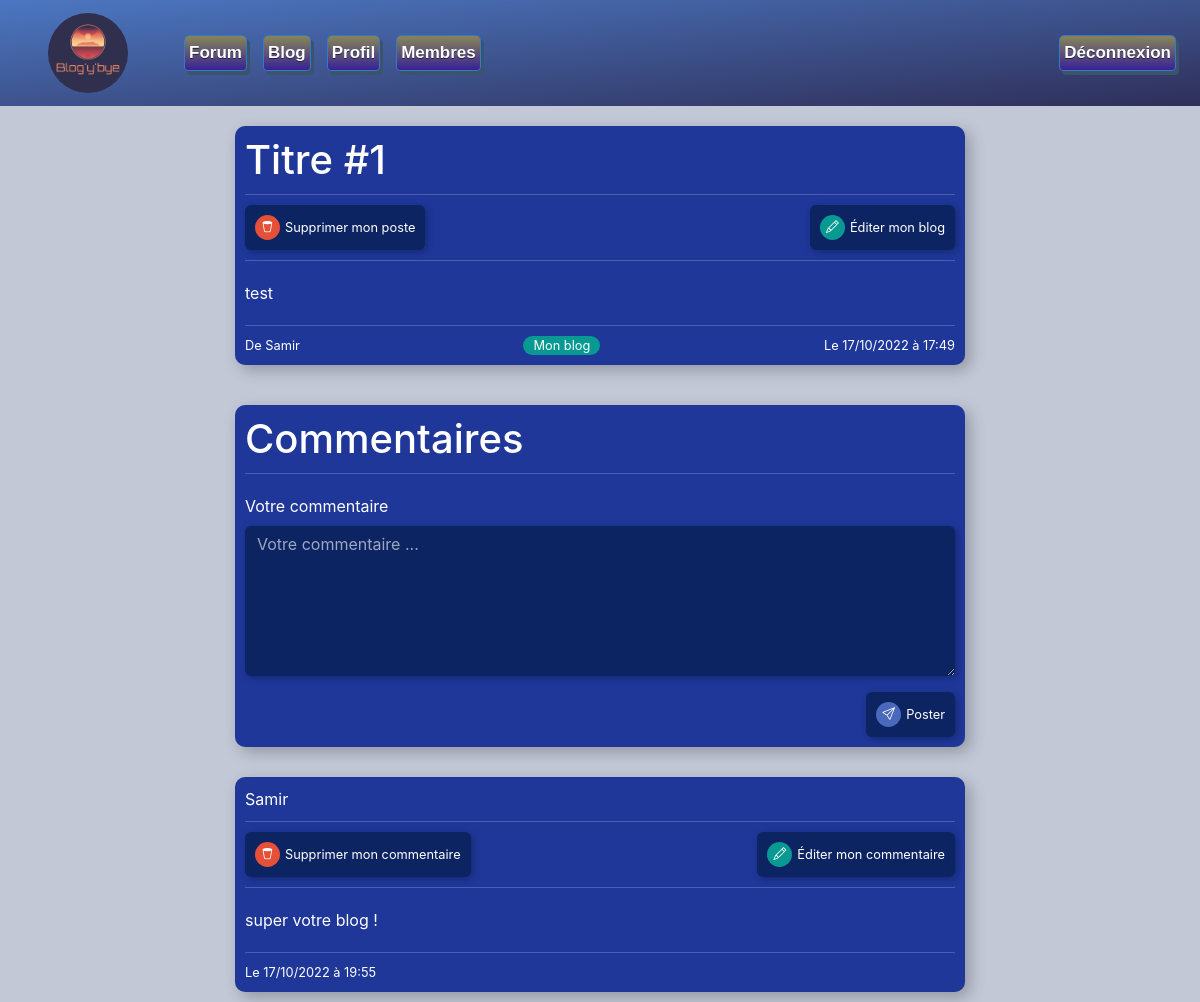
Page /views/_blog/article.php?id=3 (signed in) on the committed database.
### tables this page shows
CREATE TABLE IF NOT EXISTS `article` (
  `id` int(255) NOT NULL AUTO_INCREMENT,
  `id_blog` int(255) NOT NULL,
  `titre` varchar(50) NOT NULL,
  `contenu` longtext NOT NULL,
  `date_creation` datetime NOT NULL,
  `date_modification` datetime NOT NULL,
  `id_utilisateur` int(255) NOT NULL,
  `statut` int(1) NOT NULL DEFAULT '0',
  PRIMARY KEY (`id`)
);

CREATE TABLE IF NOT EXISTS `utilisateur` (
  `id` int(255) NOT NULL AUTO_INCREMENT,
  `pseudo` varchar(50) NOT NULL,
  `mail` varchar(255) NOT NULL,
  `mdp` text NOT NULL,
  `date_creation` datetime NOT NULL,
  `date_connexion` datetime NOT NULL,
  `role` int(1) NOT NULL DEFAULT '0',
  `avatar` varchar(255) DEFAULT NULL,
  PRIMARY KEY (`id`)
);

CREATE TABLE IF NOT EXISTS `blog` (
  `id` int(11) NOT NULL AUTO_INCREMENT,
  `titre` varchar(50) NOT NULL,
  `libelle` varchar(50) NOT NULL,
  `date_creation` datetime NOT NULL,
  `ordre` int(255) NOT NULL,
  PRIMARY KEY (`id`)
);

CREATE TABLE IF NOT EXISTS `article_commentaire` (
  `id` int(255) NOT NULL AUTO_INCREMENT,
  `id_article` int(255) NOT NULL,
  `id_utilisateur` int(255) NOT NULL,
  `contenu` longtext NOT NULL,
  `date_creation` datetime NOT NULL,
  `date_modification` datetime NOT NULL,
  PRIMARY KEY (`id`)
);

### views/_blog/article.php (the view, shortened to what this page needs)
<?php
	require_once('../../include.php');
	$get_id_article = (int) $_GET['id'];
	$req = $DB->prepare("SELECT t.*, u.pseudo, f.titre AS titre_blog
		FROM article t
		INNER JOIN utilisateur u ON u.id = t.id_utilisateur
		INNER JOIN blog f ON f.id = t.id_blog
		WHERE t.id = ?
		ORDER BY t.date_creation DESC");
	$req->execute([$get_id_article]);
	$req_article = $req->fetch();
	$req = $DB->prepare("SELECT tc.*, u.pseudo
		FROM article_commentaire tc
		INNER JOIN utilisateur u ON u.id = tc.id_utilisateur
		WHERE tc.id_article = ?
		ORDER BY tc.date_creation DESC");
	$req->execute([$req_article['id']]);
	$req_article_commentaires = $req->fetchAll();
?>
<!doctype html>
<html lang="fr">
	<head>
		<?php
			require_once('../../components/header/head.php');
		?>
	</head>
	<body>
		<?php
			require_once('../../components/menu/navbar.php');
		?>
		<div class="container">
			<div class="row">
				<div class="col-2"></div>
				<div class="col-8">
					<div class="topic__body">
						<h1 class="topic__body__h1"><?= $req_article['titre'] ?></h1>
						<?php
							if(isset($_SESSION['id']) && $_SESSION['id'] == $req_article['id_utilisateur']){
						?>
						<div class="topic__body__action__btn">
							<div>
								<form method="post">
									<button type="submit" name="supp-topic" class="topic__action__btn">
										<i class="bi bi-trash2 btn__trash"></i> Supprimer mon poste
									</button>
								</form>
							</div>
							<div>
								<a href="editer-topic.php?id=<?= $req_article['id'] ?>" class="topic__action__btn">
									<i class="bi bi-pencil btn__edit"></i> Éditer mon blog
								</a>
							</div>
						</div>
						<?php
							}
						?>
						<div class="topic__body__contenu"><?= nl2br($req_article['contenu']) ?></div>
						<div class="topic__footer">
							<div>De <?= $req_article['pseudo'] ?></div>
							<div class="topic__footer__cat"><?= $req_article['titre_blog'] ?></div>
							<div>Le <?= date_format(date_create($req_article['date_creation']), 'd/m/Y à H:i') ?></div>
						</div>
					</div>
				</div>
			</div>
		</div>
		<div class="container">
			<div class="row">
				<div class="col-2"></div>
				<div class="col-8">
					<div class="topic__body">
						<h1 class="topic__body__h1">Commentaires</h1>
						<div class="topic__body__zone__commentaire">
							<form method="post">
								<div class="mb-3">
									<label class="form-label">Votre commentaire</label>
									<textarea class="topic__com__body__textarea" type="text" name="commentaire" placeholder="Votre commentaire ..."><?php if(isset($commentaire)){ echo $commentaire; }?></textarea>
								</div>
								<div class="topic__com__footer__btn">
									<button type="submit" name="poster" class="topic__action__btn">
										<i class="bi bi-send btn__send"></i> Poster
									</button>
								</div>
							</form>
						</div>
					</div>
				</div>
			</div>
		</div>
		<div class="container">
			<div class="row">
				<?php
					foreach($req_article_commentaires as $rtc){
				?>
				<div class="col-2"></div>
				<div class="col-8">
					<div class="topic__commentaire__body">
						<div class="topic__commentaire__title">
							<div><?= $rtc['pseudo'] ?></div>
						</div>
						<?php
							if(isset($_SESSION['id']) && $_SESSION['id'] == $rtc['id_utilisateur']){
						?>
						<div class="topic__body__action__btn">
							<div>
								<form method="post">
									<button type="submit" name="supp-com" class="topic__action__btn">
										<i class="bi bi-trash2 btn__trash"></i> Supprimer mon commentaire
									</button>
								</form>
							</div>
							<div>
								<a href="editer-commentaire.php?id=<?= $rtc['id'] ?>" class="topic__action__btn">
									<i class="bi bi-pencil btn__edit"></i> Éditer mon commentaire
								</a>
							</div>
						</div>
						<?php
							}
						?>
						<div class="topic__body__contenu"><?= nl2br($rtc['contenu']) ?></div>
						<div class="topic__footer">
							<div>Le <?= date_format(date_create($rtc['date_creation']), 'd/m/Y à H:i') ?></div>
						</div>
					</div>
				</div>
				<div class="col-2"></div>
				<?php
					}
				?>
			</div>
		</div>
	</body>
</html>

### assets/css/new-style.css (style rules this page uses)
body { background: #c2c8d6 !important; }
p ,h1, div, .button-custom { color: white !important; }
body { background: #0c2461; color: white; }
.topic__body { background: #1e3799; margin: 20px 0; padding: 10px; border-radius: 10px; box-shadow: 5px 5px 15px rgba(0, 0, 0, 0.25); }
.topic__body__h1 { margin-bottom: 0; padding-bottom: 10px; border-bottom: 1px solid rgba(255, 255, 255, 0.2); }
.topic__body__contenu { margin: 20px 0; }
.topic__footer { display: flex; justify-content: space-between; flex-wrap: wrap; font-size: 0.8rem; padding-top: 10px; border-top: 1px solid rgba(255, 255, 255, 0.2); }
.topic__footer__cat { background: #079992; color: white; border-radius: 20px; padding: 0 10px; }
.topic__body__action__btn { border-bottom: 1px solid rgba(255, 255, 255, 0.2); display: flex; align-items: center; justify-content: space-between; flex-wrap: wrap; padding: 10px 0; }
.topic__action__btn { background: #0c2461; color: white; display: flex; align-items: center; cursor: pointer; border: 0; padding: 10px; border-radius: 6px; font-size: 0.8rem; text-decoration: none; box-shadow: 2px 2px 7px rgba(0, 0, 0, 0.25); transition: all 0.5s ease; }
.topic__action__btn i { margin-right: 5px; }
.topic__action__btn i.btn__trash { background: #e55039; display: flex; justify-content: center; align-items: center; width: 25px; height: 25px; border-radius: 50%; }
.topic__action__btn i.btn__edit { background: #079992; display: flex; justify-content: center; align-items: center; width: 25px; height: 25px; border-radius: 50%; }
.topic__action__btn i.btn__send { background: #4a69bd; display: flex; justify-content: center; align-items: center; width: 25px; height: 25px; border-radius: 50%; }
.topic__body__zone__commentaire { margin: 20px 0 0 0; }
.topic__com__body__textarea { display: block; width: 100%; min-height: 150px; padding: 0.375rem 0.75rem; font-size: 1rem; font-weight: 400; line-height: 1.5; border-radius: 6px !important; color: white; outline: none; background-color: #0c2461; background-clip: padding-box; border: 0; box-shadow: 2px 2px 7px rgba(0, 0, 0, 0.25); -webkit-appearance: none; -moz-appearance: none; appearance: none; border-radius: 0.25rem; }
.topic__com__body__textarea::placeholder { color: rgba(255, 255, 255, 0.6); }
.topic__com__footer__btn { display: flex; align-items: center; justify-content: flex-end; }
.topic__commentaire__body { background: #1e3799; margin: 10px 0; padding: 10px; border-radius: 10px; box-shadow: 5px 5px 15px rgba(0, 0, 0, 0.25); }
.topic__commentaire__title { margin-bottom: 0; padding-bottom: 10px; border-bottom: 1px solid rgba(255, 255, 255, 0.2); }

### rows in the picture
article: titre "Titre #1", contenu "test", id_utilisateur.pseudo "Samir", id_blog.titre "Mon blog", date_creation "17/10/2022 à 17:49"
article_commentaire: id_utilisateur.pseudo "Samir", contenu "super votre blog !", date_creation "17/10/2022 à 19:55"
